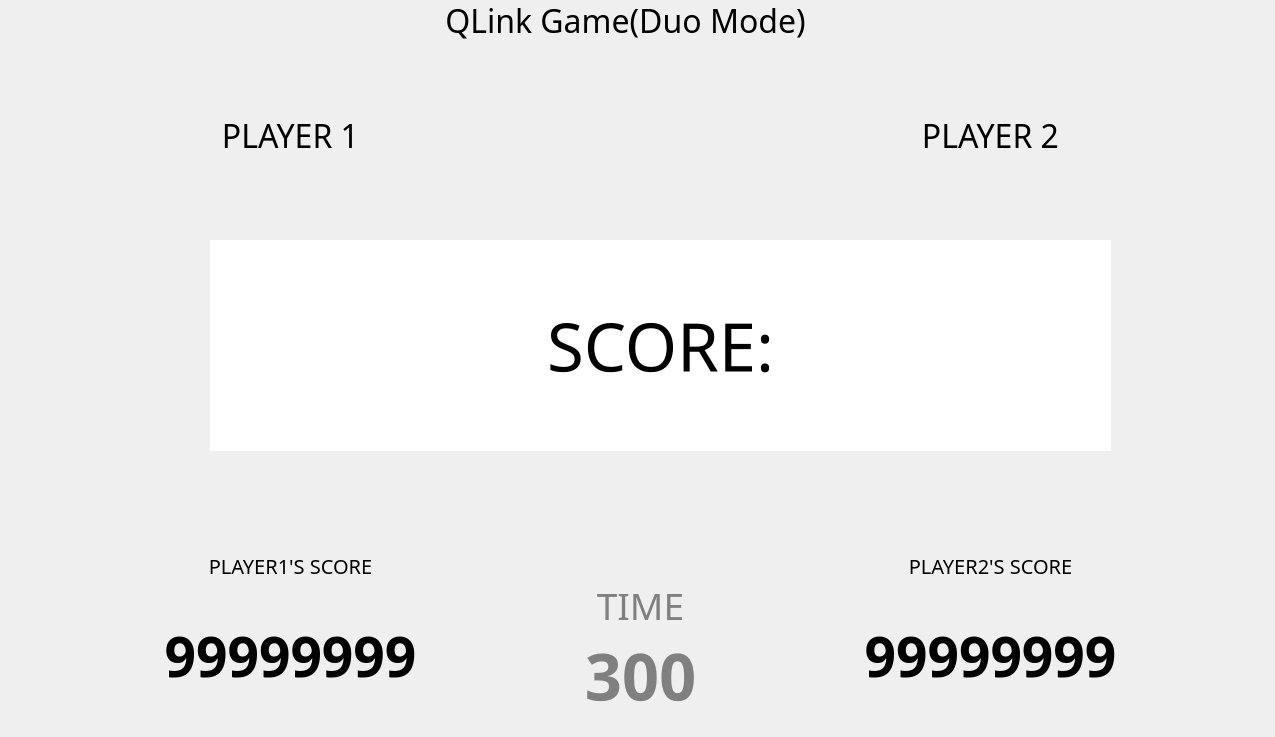
<?xml version="1.0" encoding="UTF-8"?>
<ui version="4.0">
 <class>DuoMode</class>
 <widget class="QWidget" name="DuoMode">
  <property name="geometry">
   <rect>
    <x>0</x>
    <y>0</y>
    <width>1275</width>
    <height>737</height>
   </rect>
  </property>
  <property name="sizePolicy">
   <sizepolicy hsizetype="Preferred" vsizetype="Preferred">
    <horstretch>0</horstretch>
    <verstretch>0</verstretch>
   </sizepolicy>
  </property>
  <property name="font">
   <font>
    <pointsize>9</pointsize>
   </font>
  </property>
  <property name="windowTitle">
   <string>MainWindow</string>
  </property>
  <property name="autoFillBackground">
   <bool>false</bool>
  </property>
  <widget class="QWidget" name="displaywidget_p1" native="true">
   <property name="geometry">
    <rect>
     <x>20</x>
     <y>180</y>
     <width>541</width>
     <height>361</height>
    </rect>
   </property>
   <property name="styleSheet">
    <string notr="true"/>
   </property>
  </widget>
  <widget class="QLabel" name="TimeWordLabel">
   <property name="geometry">
    <rect>
     <x>560</x>
     <y>560</y>
     <width>161</width>
     <height>91</height>
    </rect>
   </property>
   <property name="font">
    <font>
     <family>Lucida Handwriting</family>
     <pointsize>28</pointsize>
     <bold>false</bold>
    </font>
   </property>
   <property name="styleSheet">
    <string notr="true">color:grey</string>
   </property>
   <property name="text">
    <string>TIME</string>
   </property>
   <property name="scaledContents">
    <bool>false</bool>
   </property>
   <property name="alignment">
    <set>Qt::AlignCenter</set>
   </property>
  </widget>
  <widget class="QLabel" name="TimeLabel">
   <property name="geometry">
    <rect>
     <x>560</x>
     <y>620</y>
     <width>161</width>
     <height>111</height>
    </rect>
   </property>
   <property name="font">
    <font>
     <family>Lucida Handwriting</family>
     <pointsize>49</pointsize>
     <bold>true</bold>
    </font>
   </property>
   <property name="styleSheet">
    <string notr="true">color:grey</string>
   </property>
   <property name="text">
    <string>300</string>
   </property>
   <property name="scaledContents">
    <bool>false</bool>
   </property>
   <property name="alignment">
    <set>Qt::AlignCenter</set>
   </property>
  </widget>
  <widget class="QLabel" name="ScoreWordLabel_p2">
   <property name="geometry">
    <rect>
     <x>720</x>
     <y>550</y>
     <width>541</width>
     <height>31</height>
    </rect>
   </property>
   <property name="font">
    <font>
     <family>Lucida Handwriting</family>
     <pointsize>15</pointsize>
     <bold>false</bold>
    </font>
   </property>
   <property name="text">
    <string>PLAYER2'S SCORE</string>
   </property>
   <property name="scaledContents">
    <bool>false</bool>
   </property>
   <property name="alignment">
    <set>Qt::AlignCenter</set>
   </property>
  </widget>
  <widget class="QLabel" name="ScoreLabel_p2">
   <property name="geometry">
    <rect>
     <x>720</x>
     <y>590</y>
     <width>541</width>
     <height>131</height>
    </rect>
   </property>
   <property name="font">
    <font>
     <family>Lucida Handwriting</family>
     <pointsize>41</pointsize>
     <bold>true</bold>
    </font>
   </property>
   <property name="text">
    <string>99999999</string>
   </property>
   <property name="scaledContents">
    <bool>true</bool>
   </property>
   <property name="alignment">
    <set>Qt::AlignCenter</set>
   </property>
  </widget>
  <widget class="QLabel" name="TitileLabel">
   <property name="geometry">
    <rect>
     <x>320</x>
     <y>0</y>
     <width>611</width>
     <height>41</height>
    </rect>
   </property>
   <property name="font">
    <font>
     <family>Kristen ITC</family>
     <pointsize>24</pointsize>
     <bold>false</bold>
    </font>
   </property>
   <property name="text">
    <string>QLink Game(Duo Mode)</string>
   </property>
   <property name="scaledContents">
    <bool>false</bool>
   </property>
   <property name="alignment">
    <set>Qt::AlignCenter</set>
   </property>
  </widget>
  <widget class="QLabel" name="GAMELabel">
   <property name="geometry">
    <rect>
     <x>210</x>
     <y>240</y>
     <width>901</width>
     <height>211</height>
    </rect>
   </property>
   <property name="font">
    <font>
     <family>Lucida Handwriting</family>
     <pointsize>50</pointsize>
    </font>
   </property>
   <property name="styleSheet">
    <string notr="true">background:rgb(255, 255, 255)
</string>
   </property>
   <property name="lineWidth">
    <number>2</number>
   </property>
   <property name="text">
    <string>SCORE:</string>
   </property>
   <property name="alignment">
    <set>Qt::AlignCenter</set>
   </property>
  </widget>
  <widget class="QLabel" name="background">
   <property name="geometry">
    <rect>
     <x>0</x>
     <y>0</y>
     <width>1281</width>
     <height>741</height>
    </rect>
   </property>
   <property name="styleSheet">
    <string notr="true">background:url(:/Resource/paper-bg.jpg)</string>
   </property>
   <property name="text">
    <string/>
   </property>
  </widget>
  <widget class="QWidget" name="displaywidget_p2" native="true">
   <property name="geometry">
    <rect>
     <x>720</x>
     <y>180</y>
     <width>541</width>
     <height>361</height>
    </rect>
   </property>
   <property name="styleSheet">
    <string notr="true"/>
   </property>
  </widget>
  <widget class="QLabel" name="VSLabel">
   <property name="geometry">
    <rect>
     <x>560</x>
     <y>280</y>
     <width>161</width>
     <height>141</height>
    </rect>
   </property>
   <property name="font">
    <font>
     <family>Kristen ITC</family>
     <pointsize>67</pointsize>
     <bold>false</bold>
    </font>
   </property>
   <property name="text">
    <string>VS</string>
   </property>
   <property name="scaledContents">
    <bool>false</bool>
   </property>
   <property name="alignment">
    <set>Qt::AlignCenter</set>
   </property>
  </widget>
  <widget class="QLabel" name="ScoreWordLabel_p1">
   <property name="geometry">
    <rect>
     <x>20</x>
     <y>550</y>
     <width>541</width>
     <height>31</height>
    </rect>
   </property>
   <property name="font">
    <font>
     <family>Lucida Handwriting</family>
     <pointsize>15</pointsize>
     <bold>false</bold>
    </font>
   </property>
   <property name="text">
    <string>PLAYER1'S SCORE</string>
   </property>
   <property name="scaledContents">
    <bool>false</bool>
   </property>
   <property name="alignment">
    <set>Qt::AlignCenter</set>
   </property>
  </widget>
  <widget class="QLabel" name="ScoreLabel_p1">
   <property name="geometry">
    <rect>
     <x>20</x>
     <y>590</y>
     <width>541</width>
     <height>131</height>
    </rect>
   </property>
   <property name="font">
    <font>
     <family>Lucida Handwriting</family>
     <pointsize>41</pointsize>
     <bold>true</bold>
    </font>
   </property>
   <property name="text">
    <string>99999999</string>
   </property>
   <property name="scaledContents">
    <bool>true</bool>
   </property>
   <property name="alignment">
    <set>Qt::AlignCenter</set>
   </property>
  </widget>
  <widget class="QLabel" name="PlayerLabel_p1">
   <property name="geometry">
    <rect>
     <x>10</x>
     <y>90</y>
     <width>561</width>
     <height>91</height>
    </rect>
   </property>
   <property name="font">
    <font>
     <family>Kristen ITC</family>
     <pointsize>24</pointsize>
     <bold>false</bold>
    </font>
   </property>
   <property name="text">
    <string>PLAYER 1</string>
   </property>
   <property name="scaledContents">
    <bool>false</bool>
   </property>
   <property name="alignment">
    <set>Qt::AlignCenter</set>
   </property>
  </widget>
  <widget class="QLabel" name="PlayerLabel_p2">
   <property name="geometry">
    <rect>
     <x>710</x>
     <y>90</y>
     <width>561</width>
     <height>91</height>
    </rect>
   </property>
   <property name="font">
    <font>
     <family>Kristen ITC</family>
     <pointsize>24</pointsize>
     <bold>false</bold>
    </font>
   </property>
   <property name="text">
    <string>PLAYER 2</string>
   </property>
   <property name="scaledContents">
    <bool>false</bool>
   </property>
   <property name="alignment">
    <set>Qt::AlignCenter</set>
   </property>
  </widget>
  <zorder>background</zorder>
  <zorder>displaywidget_p1</zorder>
  <zorder>TitileLabel</zorder>
  <zorder>displaywidget_p2</zorder>
  <zorder>VSLabel</zorder>
  <zorder>TimeLabel</zorder>
  <zorder>TimeWordLabel</zorder>
  <zorder>ScoreWordLabel_p2</zorder>
  <zorder>ScoreLabel_p2</zorder>
  <zorder>ScoreWordLabel_p1</zorder>
  <zorder>ScoreLabel_p1</zorder>
  <zorder>PlayerLabel_p1</zorder>
  <zorder>PlayerLabel_p2</zorder>
  <zorder>GAMELabel</zorder>
 </widget>
 <resources/>
 <connections/>
</ui>
